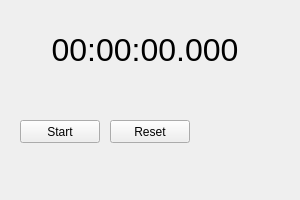
<?xml version="1.0" encoding="UTF-8"?>
<ui version="4.0">
 <class>MainWindow</class>
 <widget class="QMainWindow" name="MainWindow">
  <property name="geometry">
   <rect>
    <x>0</x>
    <y>0</y>
    <width>300</width>
    <height>200</height>
   </rect>
  </property>
  <property name="windowTitle">
   <string>Stopwatch</string>
  </property>
  <widget class="QWidget" name="centralwidget">
   <widget class="QPushButton" name="startStopButton">
    <property name="geometry">
     <rect>
      <x>20</x>
      <y>120</y>
      <width>80</width>
      <height>23</height>
     </rect>
    </property>
    <property name="text">
     <string>Start</string>
    </property>
   </widget>
   <widget class="QPushButton" name="resetButton">
    <property name="geometry">
     <rect>
      <x>110</x>
      <y>120</y>
      <width>80</width>
      <height>23</height>
     </rect>
    </property>
    <property name="text">
     <string>Reset</string>
    </property>
   </widget>
   <widget class="QLabel" name="timeLabel">
    <property name="geometry">
     <rect>
      <x>20</x>
      <y>20</y>
      <width>250</width>
      <height>60</height>
     </rect>
    </property>
    <property name="font">
     <font>
      <pointsize>24</pointsize>
     </font>
    </property>
    <property name="text">
     <string>00:00:00.000</string>
    </property>
    <property name="alignment">
     <set>Qt::AlignCenter</set>
    </property>
   </widget>
  </widget>
 </widget>
 <customwidgets>
 </customwidgets>
 <resources/>
 <connections/>
</ui>
